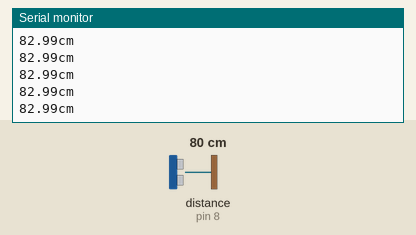
This program was run on a simulated Arduino Nano, built with avr-gcc and run on an emulated ATmega328P. On the bench: the last lines printed to the serial monitor. The test bench sets the inputs (shaded band); at power-on: distance to the obstacle (sensor on pin 8) 80 cm. The echo pulse lasts 58.3 µs per cm.

Above: at 1.2 s.
1.3 s: distance to the obstacle (sensor on pin 8) set to 9 cm
At 1.8 s:
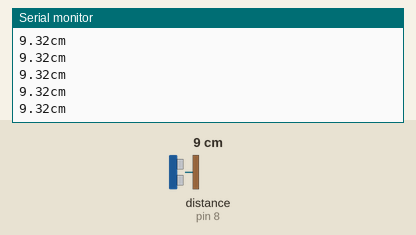
4.3 s: distance to the obstacle (sensor on pin 8) set to 2 cm
At 5.3 s:
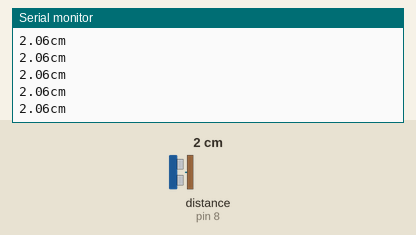
5.8 s: distance to the obstacle (sensor on pin 8) set to 4 cm
At 6.9 s:
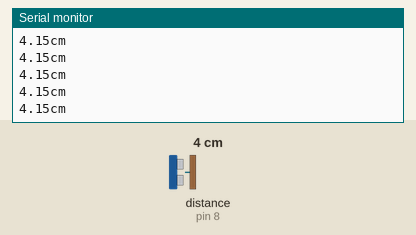
Timing chart, 0 to 8.8 s (numbered marks = the images above; inputs shaded):
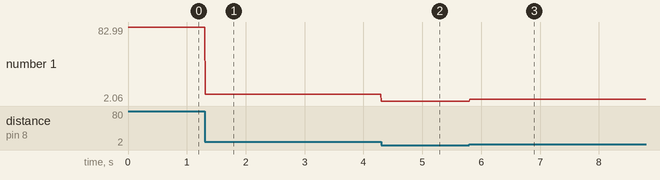

Measured:
- after the input at 1.3 s, the serial monitor: prints a new line at once (image 1)
- after the input at 4.3 s, the serial monitor: prints a new line at once (image 2)
- after the input at 5.8 s, the serial monitor: prints a new line at once (image 3)
- plotted number 1: 82.99 → 9.32 after the input at 1.3 s, 9.32 → 2.06 after the input at 4.3 s, 2.06 → 4.15 after the input at 5.8 s

The program:

main.cpp
```cpp
#include <Arduino.h>
#define Eingang 8
#define Ausgang 9

int maximumRange = 300;
int minimumRange = 2;
long Abstand;
float s;
long Dauer;
int x = 0;

void setup() {
  pinMode(Ausgang, OUTPUT);
  pinMode(Eingang, INPUT);
  Serial.begin (9600);
}

void loop() {

  digitalWrite(Ausgang, HIGH);
  delayMicroseconds(10);
  digitalWrite(Ausgang, LOW);

  x = pulseIn(Eingang, HIGH);
  s = x/56.2;

  Serial.print(s);
  Serial.println("cm");

  delay(10);

}
```
